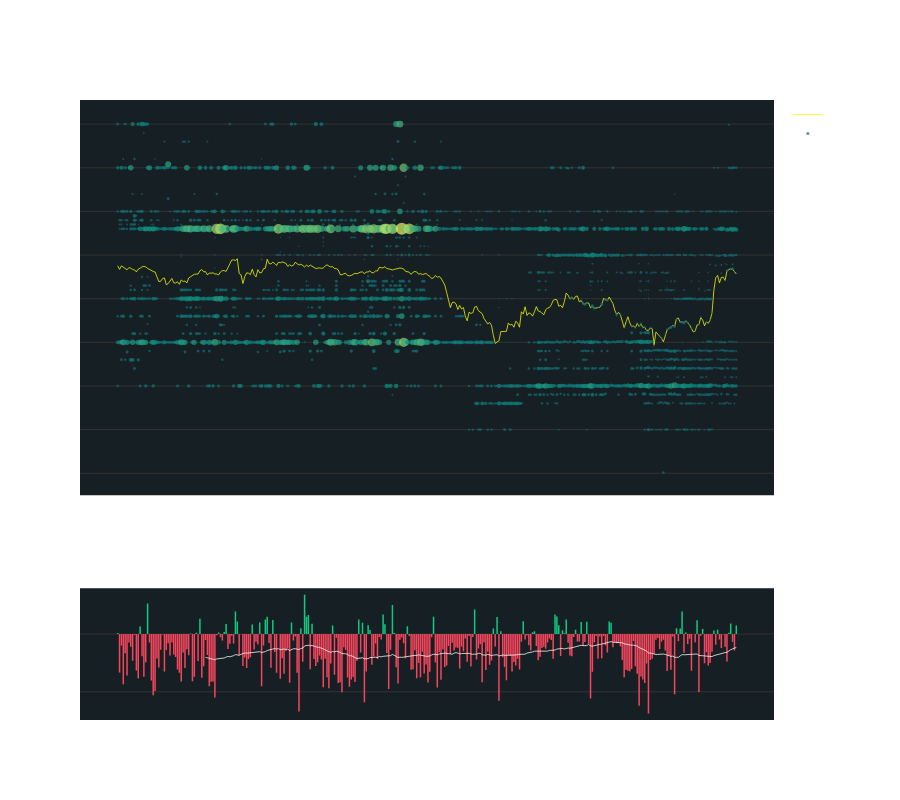

Notebook code for this chart:
### Markdown cell above
## Creando Chart

### Code cell
import plotly.graph_objects as go
from plotly.subplots import make_subplots

chart_rows = 2
row_heights=[600,200]
total_height = sum(row_heights)

fig = make_subplots(rows=chart_rows, 
                    shared_xaxes=True,
                    row_heights=row_heights,
                    )

fig.add_trace(
        go.Scatter(
            x=df["timestamp"], y=df["base_price"], name=f'{symbol}', mode="lines",  
            line={'width': 0.75},  
            marker=dict(color='yellow',),
            legendgroup = '1',
            hovertemplate="%{x}<br>%{y}<extra></extra>",
        ),
        row=1,
        col=1,
    )  


fig.add_trace(
        go.Scatter(x=sr["timestamp"], y=sr['price'], name='Sop y Res', mode='markers', 
                marker=dict(symbol='circle',
                            size=sr['pct_adj'],
                            color=sr['pct_adj'],
                            colorscale="Aggrnyl",
                            #showscale=True,
                            line=dict(width=0,),
                            ),
                legendgroup = '1',
                hovertemplate="%{x}<br>%{y}<extra></extra>",
                ),row=1,col=1,
)

fig.add_trace(
        go.Bar(
            x=miu["timestamp"], y=miu["mi"], name=f'{symbol}',  
            marker=dict(color='#f6465d',
                        line=dict(width=0,)
                        ),
            hovertemplate="%{x}<br>%{y} %<extra></extra>",
            legendgroup = '2',
            showlegend=False,
        ),
        row=2,
        col=1,
    )  
fig.add_trace(
        go.Bar(
            x=mid["timestamp"], y=mid["mi"], name=f'{symbol}',  
            marker=dict(color='#0ecb81',
                        line=dict(width=0,)
                        ),
            hovertemplate="%{x}<br>%{y} %<extra></extra>",
            legendgroup = '2',
            showlegend=False,
        ),
        row=2,
        col=1,
    ) 

fig.add_trace(
        go.Scatter(
            x=mi["timestamp"], y=mi["ma"], name=f'MI MA', mode="lines",  
            line={'width': 0.75},  
            marker=dict(color='white',),
            legendgroup = '1',
            hovertemplate="%{x}<br>%{y}<extra></extra>",
        ),
        row=2,
        col=1,
    ) 



# Adjust layout for subplots
fig.update_layout(
    font=dict(color="#ffffff", family="Helvetica"),
    paper_bgcolor="rgba(0,0,0,0)",  # Transparent background
    plot_bgcolor="#162024",  
    height=total_height,
    xaxis_rangeslider_visible=False,
    modebar_bgcolor="rgba(0,0,0,0)",
    legend_tracegroupgap = 100,
)

#Ajustar el tamaño de cada sub_plot
fig.update_layout(
    yaxis1=dict(title="Precio",showticklabels=True,),
    yaxis2=dict(title="Balance del Mercado (%)",showticklabels=True,),
)
fig.update_xaxes(showline=False, linewidth=2,linecolor='#000000', gridcolor='rgba(0,0,0,0)')
fig.update_yaxes(showline=False, linewidth=2, zeroline= False, linecolor='#ff0000', gridcolor='rgba(50,50,50,255)')     
chart = fig.show(config = {'scrollZoom': True, })

### Figure 1 — Plotly figure (JSON) as saved in the notebook; plotly's stock layout.template omitted (floating-point values rounded to 4 significant figures; data arrays with more than 128 entries replaced by an {"elided": "..."} marker saying what was removed)
{"data": [{"hovertemplate": "%{x}<br>%{y}<extra></extra>", "legendgroup": "1", "line": {"width": 0.75}, "marker": {"color": "yellow"}, "mode": "lines", "name": "BTCUSDT", "type": "scatter", "x": {"elided": "332 str values"}, "xaxis": "x", "y": {"elided": "332 float values"}, "yaxis": "y"}, {"hovertemplate": "%{x}<br>%{y}<extra></extra>", "legendgroup": "1", "marker": {"color": {"elided": "2216 float values"}, "colorscale": [[0, "rgb(36, 86, 104)"], [0.1667, "rgb(15, 114, 121)"], [0.3333, "rgb(13, 143, 129)"], [0.5, "rgb(57, 171, 126)"], [0.6667, "rgb(110, 197, 116)"], [0.8333, "rgb(169, 220, 103)"], [1, "rgb(237, 239, 93)"]], "line": {"width": 0}, "size": {"elided": "2216 float values"}, "symbol": "circle"}, "mode": "markers", "name": "Sop y Res", "type": "scatter", "x": {"elided": "2216 str values"}, "xaxis": "x", "y": {"elided": "2216 float values"}, "yaxis": "y"}, {"hovertemplate": "%{x}<br>%{y} %<extra></extra>", "legendgroup": "2", "marker": {"color": "#f6465d", "line": {"width": 0}}, "name": "BTCUSDT", "showlegend": false, "type": "bar", "x": {"elided": "268 str values"}, "xaxis": "x2", "y": {"elided": "268 float values"}, "yaxis": "y2"}, {"hovertemplate": "%{x}<br>%{y} %<extra></extra>", "legendgroup": "2", "marker": {"color": "#0ecb81", "line": {"width": 0}}, "name": "BTCUSDT", "showlegend": false, "type": "bar", "x": ["2025-04-02T23:00:13.476989", "2025-04-03T05:00:14.323556", "2025-04-03T07:00:13.474428", "2025-04-03T18:30:13.988599", "2025-04-03T20:00:14.209438", "2025-04-03T21:00:14.415420", "2025-04-04T02:00:14.273955", "2025-04-04T03:30:14.282397", "2025-04-04T04:00:13.479358", "2025-04-04T06:30:14.411634", "2025-04-04T07:00:13.831154", "2025-04-04T11:00:14.577330", "2025-04-04T13:00:13.753176", "2025-04-04T14:30:14.426961", "2025-04-04T15:00:14.028420", "2025-04-04T16:30:13.736175", "2025-04-04T18:00:14.843901", "2025-04-04T21:30:13.485772", "2025-04-05T00:00:14.767632", "2025-04-05T01:00:13.447673", "2025-04-05T01:30:14.054927", "2025-04-05T02:00:13.524310", "2025-04-05T03:00:13.735129", "2025-04-05T08:30:14.055749", "2025-04-05T15:30:14.025712", "2025-04-05T16:30:14.501204", "2025-04-05T18:00:13.702603", "2025-04-05T18:30:14.389451", "2025-04-05T22:00:13.491348", "2025-04-05T22:30:14.062760", "2025-04-06T00:30:14.417528", "2025-04-06T01:00:13.872121", "2025-04-06T04:30:13.835245", "2025-04-06T11:30:13.855766", "2025-04-06T22:30:14.347526", "2025-04-07T03:30:14.617640", "2025-04-07T04:30:14.586676", "2025-04-07T05:30:14.811700", "2025-04-07T11:30:14.087578", "2025-04-07T14:00:13.933110", "2025-04-07T14:30:13.401816", "2025-04-07T20:00:13.876209", "2025-04-07T20:30:14.488714", "2025-04-07T21:00:13.893118", "2025-04-07T22:00:14.202214", "2025-04-07T22:30:14.071974", "2025-04-07T23:00:14.330315", "2025-04-08T01:30:14.163841", "2025-04-08T03:00:13.899155", "2025-04-08T04:30:13.754542", "2025-04-08T10:30:14.484071", "2025-04-08T11:00:14.140260", "2025-04-09T04:30:14.103309", "2025-04-09T05:30:14.740306", "2025-04-09T06:00:13.764834", "2025-04-09T07:00:13.973278", "2025-04-09T09:00:14.382933", "2025-04-09T10:00:14.438853", "2025-04-09T11:30:14.153343", "2025-04-09T14:30:13.656001", "2025-04-09T15:30:13.769710", "2025-04-09T18:30:14.140134", "2025-04-09T19:00:13.817144", "2025-04-09T20:30:14.339936"], "xaxis": "x2", "y": [1.03, 6.48, 26.54, 0.45, 1.05, 13.21, 1.35, 1.84, 8.65, 19.54, 10.8, 8.26, 9.94, 12.55, 15.03, 12.25, 0.02, 9.97, 5.08, 34.02, 15.1, 16.59, 8.85, 7.52, 12.57, 9.85, 7.66, 3.44, 17.08, 8.48, 25.15, 0.92, 6.75, 14.98, 21.24, 4.87, 14.83, 2.46, 11.04, 1.5, 2.44, 17.07, 15.26, 7.7, 3.31, 0.78, 12.6, 3.73, 10.47, 10.64, 10.86, 9.76, 5.16, 4.94, 19.52, 1.27, 0.15, 12.01, 4.4, 3.21, 3.66, 1.21, 9.17, 7.4], "yaxis": "y2"}, {"hovertemplate": "%{x}<br>%{y}<extra></extra>", "legendgroup": "1", "line": {"width": 0.75}, "marker": {"color": "white"}, "mode": "lines", "name": "MI MA", "type": "scatter", "x": {"elided": "332 str values"}, "xaxis": "x2", "y": {"elided": "332 float values"}, "yaxis": "y2"}], "layout": {"font": {"color": "#ffffff", "family": "Helvetica"}, "height": 800, "legend": {"tracegroupgap": 100}, "modebar": {"bgcolor": "rgba(0,0,0,0)"}, "paper_bgcolor": "rgba(0,0,0,0)", "plot_bgcolor": "#162024", "xaxis": {"anchor": "y", "domain": [0, 1], "gridcolor": "rgba(0,0,0,0)", "linecolor": "#000000", "linewidth": 2, "matches": "x2", "rangeslider": {"visible": false}, "showline": false, "showticklabels": false}, "xaxis2": {"anchor": "y2", "domain": [0, 1], "gridcolor": "rgba(0,0,0,0)", "linecolor": "#000000", "linewidth": 2, "showline": false}, "yaxis": {"anchor": "x", "domain": [0.3625, 1], "gridcolor": "rgba(50,50,50,255)", "linecolor": "#ff0000", "linewidth": 2, "showline": false, "showticklabels": true, "title": {"text": "Precio"}, "zeroline": false}, "yaxis2": {"anchor": "x2", "domain": [0, 0.2125], "gridcolor": "rgba(50,50,50,255)", "linecolor": "#ff0000", "linewidth": 2, "showline": false, "showticklabels": true, "title": {"text": "Balance del Mercado (%)"}, "zeroline": false}}}
